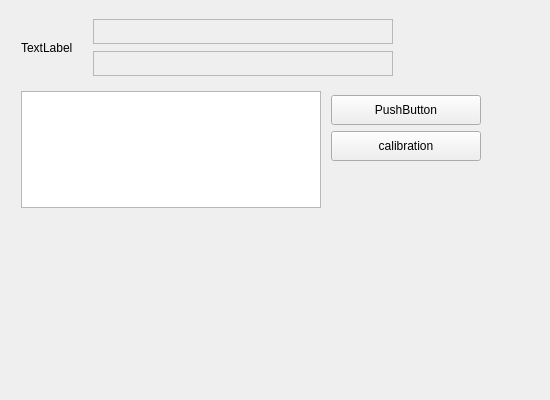
<?xml version="1.0" encoding="UTF-8"?>
<ui version="4.0">
 <class>qtvUITabDevice</class>
 <widget class="QWidget" name="qtvUITabDevice">
  <property name="geometry">
   <rect>
    <x>0</x>
    <y>0</y>
    <width>550</width>
    <height>400</height>
   </rect>
  </property>
  <property name="minimumSize">
   <size>
    <width>550</width>
    <height>400</height>
   </size>
  </property>
  <property name="windowTitle">
   <string>Form</string>
  </property>
  <layout class="QVBoxLayout" name="verticalLayout" stretch="1,10,15">
   <item>
    <layout class="QHBoxLayout" name="layout_0">
     <property name="leftMargin">
      <number>10</number>
     </property>
     <property name="topMargin">
      <number>5</number>
     </property>
     <property name="bottomMargin">
      <number>5</number>
     </property>
     <item>
      <widget class="QLabel" name="lab_deviceicon">
       <property name="sizePolicy">
        <sizepolicy hsizetype="Fixed" vsizetype="Fixed">
         <horstretch>0</horstretch>
         <verstretch>0</verstretch>
        </sizepolicy>
       </property>
       <property name="minimumSize">
        <size>
         <width>64</width>
         <height>64</height>
        </size>
       </property>
       <property name="text">
        <string>TextLabel</string>
       </property>
      </widget>
     </item>
     <item>
      <layout class="QVBoxLayout" name="layout_0_0">
       <property name="sizeConstraint">
        <enum>QLayout::SetDefaultConstraint</enum>
       </property>
       <property name="leftMargin">
        <number>2</number>
       </property>
       <property name="topMargin">
        <number>2</number>
       </property>
       <property name="rightMargin">
        <number>2</number>
       </property>
       <property name="bottomMargin">
        <number>2</number>
       </property>
       <item>
        <widget class="QTextEdit" name="txt_deviceservice">
         <property name="enabled">
          <bool>false</bool>
         </property>
         <property name="sizePolicy">
          <sizepolicy hsizetype="Expanding" vsizetype="Fixed">
           <horstretch>0</horstretch>
           <verstretch>0</verstretch>
          </sizepolicy>
         </property>
         <property name="minimumSize">
          <size>
           <width>300</width>
           <height>25</height>
          </size>
         </property>
         <property name="maximumSize">
          <size>
           <width>300</width>
           <height>25</height>
          </size>
         </property>
         <property name="focusPolicy">
          <enum>Qt::NoFocus</enum>
         </property>
         <property name="verticalScrollBarPolicy">
          <enum>Qt::ScrollBarAlwaysOff</enum>
         </property>
         <property name="horizontalScrollBarPolicy">
          <enum>Qt::ScrollBarAlwaysOff</enum>
         </property>
         <property name="lineWrapMode">
          <enum>QTextEdit::NoWrap</enum>
         </property>
         <property name="readOnly">
          <bool>true</bool>
         </property>
        </widget>
       </item>
       <item>
        <widget class="QTextEdit" name="txt_devicename">
         <property name="enabled">
          <bool>false</bool>
         </property>
         <property name="sizePolicy">
          <sizepolicy hsizetype="Expanding" vsizetype="Fixed">
           <horstretch>0</horstretch>
           <verstretch>0</verstretch>
          </sizepolicy>
         </property>
         <property name="minimumSize">
          <size>
           <width>300</width>
           <height>25</height>
          </size>
         </property>
         <property name="maximumSize">
          <size>
           <width>300</width>
           <height>25</height>
          </size>
         </property>
         <property name="focusPolicy">
          <enum>Qt::NoFocus</enum>
         </property>
         <property name="verticalScrollBarPolicy">
          <enum>Qt::ScrollBarAlwaysOff</enum>
         </property>
         <property name="horizontalScrollBarPolicy">
          <enum>Qt::ScrollBarAlwaysOff</enum>
         </property>
         <property name="lineWrapMode">
          <enum>QTextEdit::NoWrap</enum>
         </property>
         <property name="readOnly">
          <bool>true</bool>
         </property>
        </widget>
       </item>
      </layout>
     </item>
     <item>
      <spacer name="space_0">
       <property name="orientation">
        <enum>Qt::Horizontal</enum>
       </property>
       <property name="sizeHint" stdset="0">
        <size>
         <width>40</width>
         <height>20</height>
        </size>
       </property>
      </spacer>
     </item>
    </layout>
   </item>
   <item>
    <layout class="QHBoxLayout" name="layout_1">
     <property name="leftMargin">
      <number>10</number>
     </property>
     <property name="rightMargin">
      <number>0</number>
     </property>
     <item>
      <widget class="qtvUITableBase" name="tableinfo">
       <property name="sizePolicy">
        <sizepolicy hsizetype="Expanding" vsizetype="Expanding">
         <horstretch>0</horstretch>
         <verstretch>0</verstretch>
        </sizepolicy>
       </property>
       <property name="minimumSize">
        <size>
         <width>300</width>
         <height>100</height>
        </size>
       </property>
       <property name="maximumSize">
        <size>
         <width>600</width>
         <height>400</height>
        </size>
       </property>
      </widget>
     </item>
     <item>
      <layout class="QVBoxLayout" name="layout_1_0">
       <property name="spacing">
        <number>6</number>
       </property>
       <property name="sizeConstraint">
        <enum>QLayout::SetDefaultConstraint</enum>
       </property>
       <property name="leftMargin">
        <number>4</number>
       </property>
       <property name="topMargin">
        <number>4</number>
       </property>
       <property name="rightMargin">
        <number>4</number>
       </property>
       <property name="bottomMargin">
        <number>4</number>
       </property>
       <item>
        <widget class="QPushButton" name="btn_start">
         <property name="minimumSize">
          <size>
           <width>150</width>
           <height>30</height>
          </size>
         </property>
         <property name="maximumSize">
          <size>
           <width>150</width>
           <height>16777215</height>
          </size>
         </property>
         <property name="text">
          <string>PushButton</string>
         </property>
        </widget>
       </item>
       <item>
        <widget class="QPushButton" name="btn_calibration">
         <property name="minimumSize">
          <size>
           <width>150</width>
           <height>30</height>
          </size>
         </property>
         <property name="text">
          <string>calibration</string>
         </property>
        </widget>
       </item>
       <item>
        <spacer name="spacer_0">
         <property name="orientation">
          <enum>Qt::Vertical</enum>
         </property>
         <property name="sizeHint" stdset="0">
          <size>
           <width>20</width>
           <height>40</height>
          </size>
         </property>
        </spacer>
       </item>
       <item>
        <layout class="QHBoxLayout" name="layout_1_0_1"/>
       </item>
      </layout>
     </item>
     <item>
      <spacer name="layout_1_1">
       <property name="orientation">
        <enum>Qt::Horizontal</enum>
       </property>
       <property name="sizeHint" stdset="0">
        <size>
         <width>40</width>
         <height>20</height>
        </size>
       </property>
      </spacer>
     </item>
    </layout>
   </item>
   <item>
    <widget class="QStackedWidget" name="device_content">
     <property name="minimumSize">
      <size>
       <width>0</width>
       <height>0</height>
      </size>
     </property>
     <property name="currentIndex">
      <number>-1</number>
     </property>
    </widget>
   </item>
  </layout>
 </widget>
 <customwidgets>
  <customwidget>
   <class>qtvUITableBase</class>
   <extends>QTableWidget</extends>
   <header>ui/base/qtv_ui_table.h</header>
  </customwidget>
 </customwidgets>
 <resources/>
 <connections/>
</ui>
